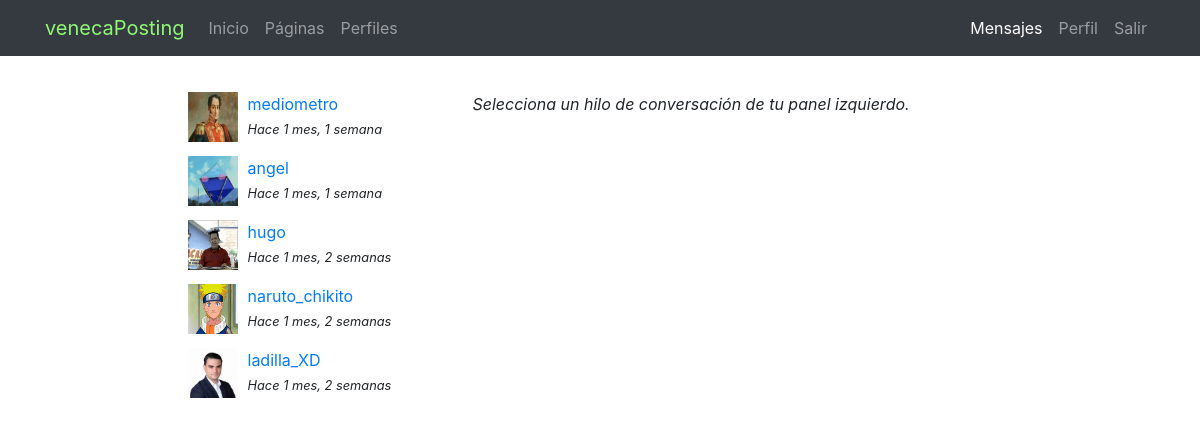
Page /messenger/ (signed in) on the earlier database version.
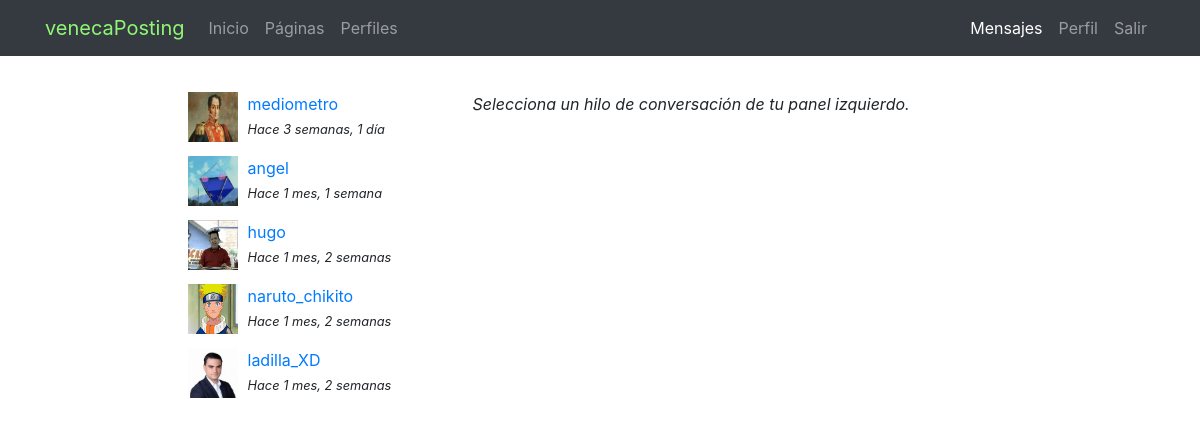
Same page on the later database version.
### registration/models.py (models this page shows)
class Profile(models.Model):
	user = models.OneToOneField(User, on_delete=models.CASCADE)
	avatar = models.ImageField(upload_to=custom_upload_to, null=True, blank=True)
	bio = models.TextField(null=True, blank=True)
	link = models.URLField(max_length=200, null=True, blank=True)
	class Meta:
		ordering = ['user__username']

### messenger/models.py (models this page shows)
class Thread(models.Model):
	users = models.ManyToManyField(User, related_name='threads')
	messages = models.ManyToManyField(Message)
	updated = models.DateTimeField(auto_now=True)
	objects = ThreadManager()
	class Meta:
		ordering = ['-updated']

class Message(models.Model):
	user = models.ForeignKey(User, on_delete=models.CASCADE)
	content = models.TextField()
	created = models.DateTimeField(auto_now_add=True)
	class Meta:
		ordering = ['created']

### messenger/views.py (the view)
# urls.py: path('', ThreadList.as_view(), name="list"),
class ThreadList(TemplateView):
	template_name = "messenger/thread_list.html"

### messenger/templates/messenger/thread_list.html (shortened to what this page needs)
{% extends 'core/base.html' %}
{% load static %}
{% block content %}
<main role="main">
  <div class="container">
    <div class="row mt-3">
      <div class="col-md-9 mx-auto mb-5">
        <div class="row">
          <div class="col-md-4">
            {% for thread in request.user.threads.all %}
              {% if thread.messages.all|length > 0 %}
                <div class="mb-3">
                  {% for user in thread.users.all %}
                    {% if user != request.user %}
                      {% if user.profile.avatar %}
                        <img src="{{user.profile.avatar.url}}" class="avatar">
                      {% else %}
                        <img src="{% static 'registration/img/no-avatar.jpg' %}" class="avatar">
                      {% endif %}
                      <div>
                        <a href="{% url 'messenger:detail' thread.pk %}">{{user}}</a><br>
                        <small><i>Hace {{thread.messages.last.created|timesince}}</i></small>
                      </div>
                    {% endif %}
                  {% endfor %}
                </div>
              {% endif %}
            {% endfor %}
          </div>
          <div class="col-md-8">
            <p><i>Selecciona un hilo de conversación de tu panel izquierdo.</i></p>
          </div>
        </div>
      </div>
    </div>
  </div>
</main>
{% endblock %}

### core/templates/core/base.html (shortened to what this page needs)
<!DOCTYPE html>
<html lang="es">
  <head>
    {% load static %}
    <link href="{% static 'core/vendor/bootstrap/css/bootstrap.min.css' %}" rel="stylesheet">
    <link href="{% static 'core/vendor/font-awesome/css/font-awesome.min.css' %}" rel="stylesheet" type="text/css">
    <link href="{% static 'core/css/main.css' %}" rel="stylesheet">
  </head>
  <body>
    <body >
      <nav class="navbar navbar-expand-lg navbar-dark bg-dark">
        <div class="container">
          <a class="navbar-brand" href="{% url 'home' %}" style="color: #90f774;">venecaPosting</a>
          <div class="collapse navbar-collapse" id="ned">
            <ul class="navbar-nav mr-auto">
              <li class="nav-item {% if request.path == '/' %} active {% endif %}">
                <a class="nav-link" href="{% url 'home' %} ">Inicio</a>
              </li>
              <li class="nav-item {% if request.path == '/pages/' %} active {% endif %}">
                <a class="nav-link" href="{% url 'pages:pages' %}">Páginas</a>
              </li>
              <li class="nav-item {% if request.path == '/profiles/' %} active {% endif %}">
                <a class="nav-link" href="{% url 'profiles:list' %}">Perfiles</a>
              </li>
            </ul>
            <ul class="navbar-nav">
              {% if not request.user.is_authenticated %}
                <li class="nav-item {% if request.path == '/accounts/login/' %} active {% endif %}">
                  <a class="nav-link" href="{% url 'login' %}">Acceder</a>
                </li>
                <li class="nav-item {% if request.path == '/accounts/signup/' %} active {% endif %}">
                  <a class="nav-link" href="{% url 'signup' %}">Registrarse</a>
                </li>
              {% else %}
                <li class="nav-item {% if request.path == '/messenger/' %} active {% endif %}">
                  <a class="nav-link" href="{% url 'messenger:list' %}">Mensajes</a>
                </li>
                <li class="nav-item {% if request.path == '/accounts/profile/' %} active {% endif %}">
                  <a class="nav-link" href="{% url 'profile' %}">Perfil</a>
                </li>
                <li class="nav-item">
                  <a class="nav-link" href="{% url 'logout' %}">Salir</a>
                </li>
              {% endif %}
            </ul>
          </div>
        </div>
      </nav>
      {% block content %}{% endblock %}
  </body>
</html>

### core/static/core/css/main.css (style rules this page uses)
main { padding-top: 20px; }
:root { --jumbotron-padding-y: 3rem; }

### messenger/templates/messenger/thread_list.html (style rules this page uses)
.avatar { width:50px; height:50px; float:left; margin-right:10px; }

Differences in the rows shown:
changed Thread: messages.last.created "1 mes, 1 semana" → "3 semanas, 1 día"
